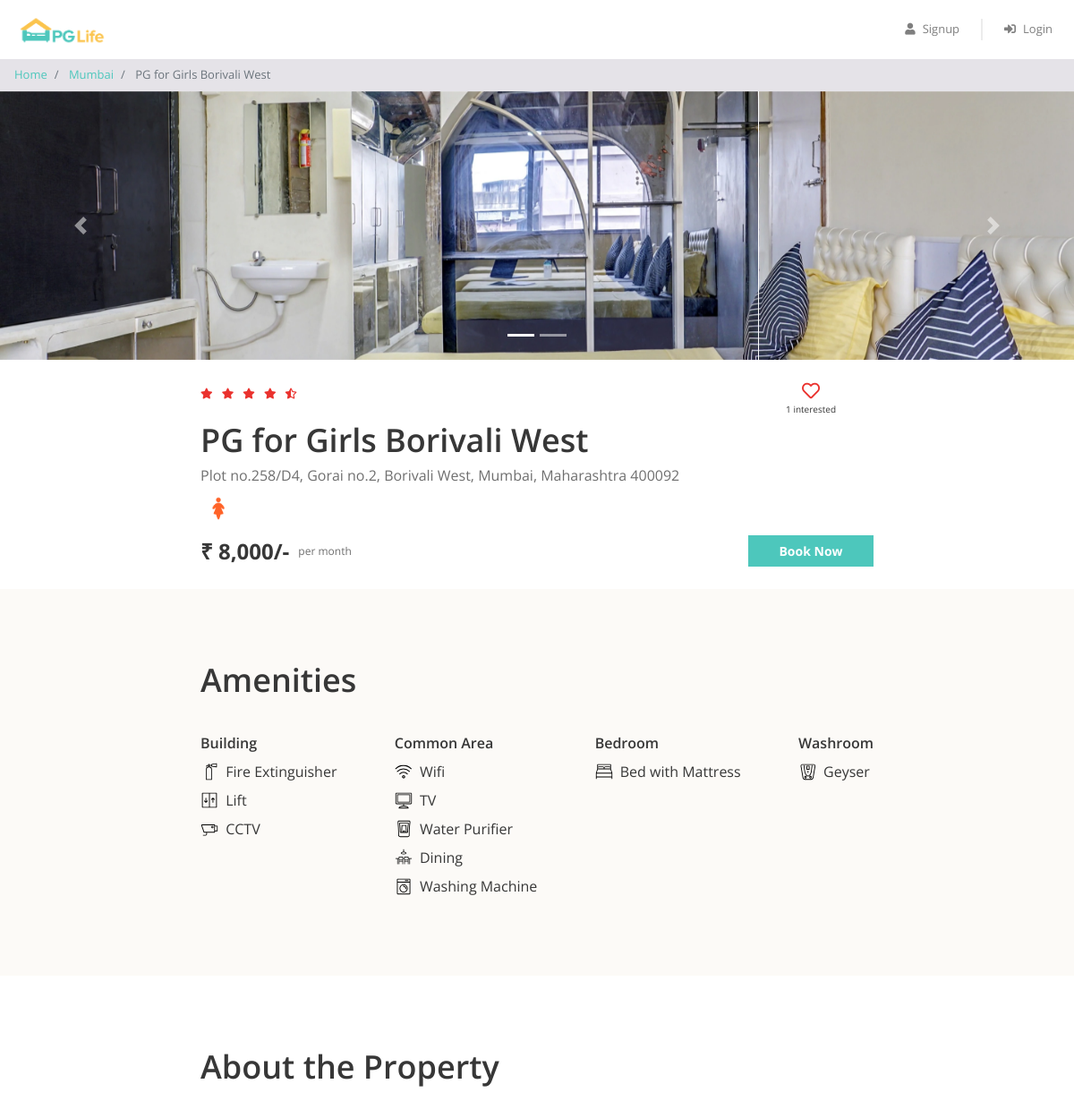
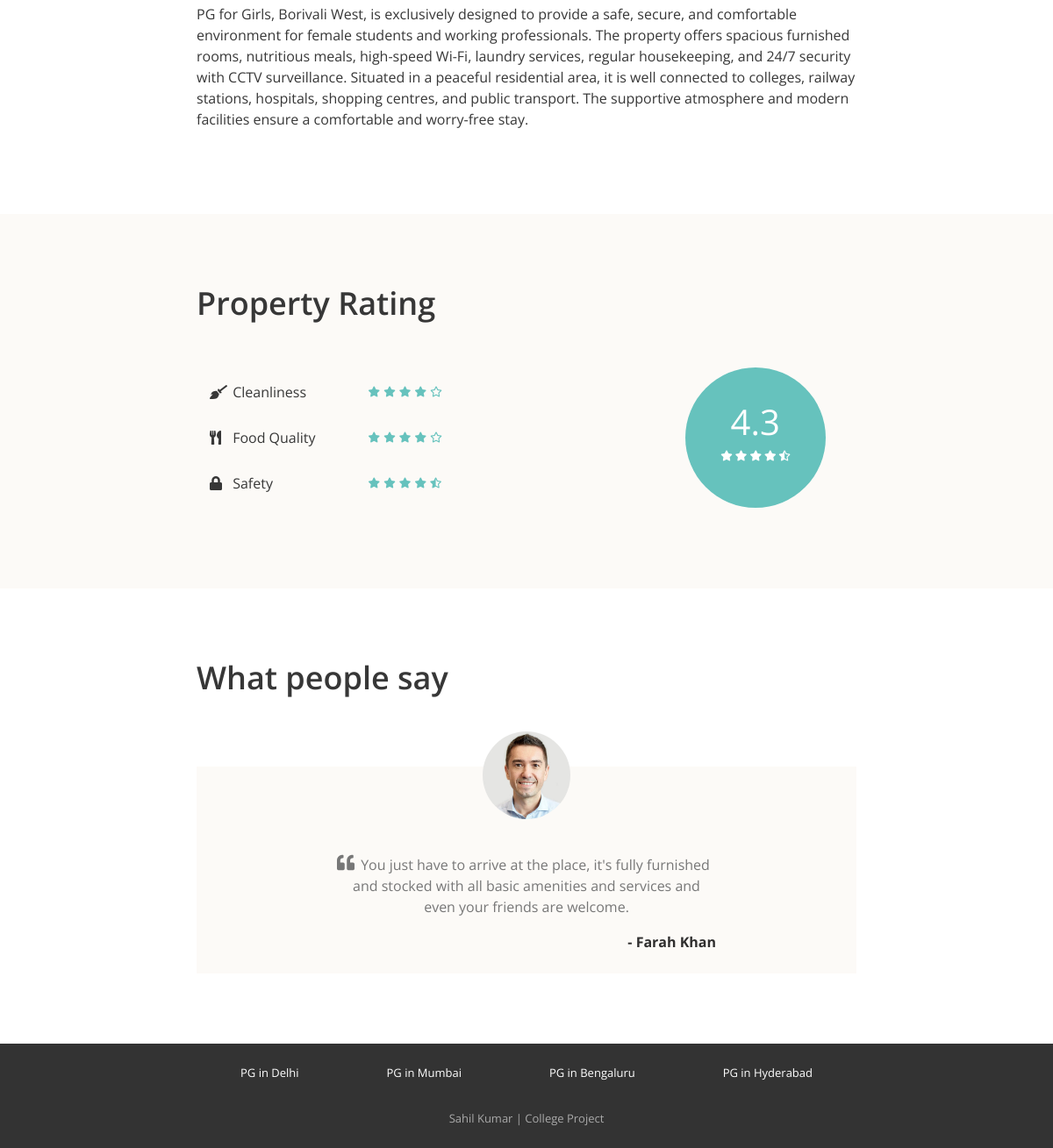
Page /property_detail.php?property_id=4 on the committed database (2 pictures, top to bottom).
### tables this page shows
CREATE TABLE `properties` (
  `id` int(11) NOT NULL,
  `city_id` int(11) NOT NULL,
  `name` varchar(100) NOT NULL,
  `address` varchar(255) NOT NULL,
  `description` longtext NOT NULL,
  `gender` enum('male','female','unisex') NOT NULL,
  `rent` int(11) NOT NULL,
  `rating_clean` float(2,1) NOT NULL,
  `rating_food` float(2,1) NOT NULL,
  `rating_safety` float(2,1) NOT NULL
);

CREATE TABLE `cities` (
  `id` int(11) NOT NULL,
  `name` varchar(100) NOT NULL
);

CREATE TABLE `amenities` (
  `id` int(11) NOT NULL,
  `name` varchar(100) NOT NULL,
  `type` varchar(100) NOT NULL,
  `icon` varchar(30) NOT NULL
);

CREATE TABLE `testimonials` (
  `id` int(11) NOT NULL,
  `property_id` int(11) NOT NULL,
  `user_name` varchar(100) NOT NULL,
  `content` longtext NOT NULL
);

### property_detail.php (the view, shortened to what this page needs)
<?php
require "includes/database_connect.php";
$property_id = (int) $_GET["property_id"];
$sql_1 = "SELECT *, p.id AS property_id, p.name AS property_name, c.name AS city_name
            FROM properties p
            INNER JOIN cities c ON p.city_id = c.id
            WHERE p.id = $property_id";
$result_1 = mysqli_query($conn, $sql_1);
$property = mysqli_fetch_assoc($result_1);
$sql_2 = "SELECT * FROM testimonials WHERE property_id = $property_id";
$result_2 = mysqli_query($conn, $sql_2);
$testimonials = mysqli_fetch_all($result_2, MYSQLI_ASSOC);
$sql_3 = "SELECT a.*
            FROM amenities a
            INNER JOIN properties_amenities pa ON a.id = pa.amenity_id
            WHERE pa.property_id = $property_id";
$result_3 = mysqli_query($conn, $sql_3);
$amenities = mysqli_fetch_all($result_3, MYSQLI_ASSOC);
$sql_4 = "SELECT * FROM interested_users_properties WHERE property_id = $property_id";
$result_4 = mysqli_query($conn, $sql_4);
$interested_users_count = mysqli_num_rows($result_4);
?>
<!DOCTYPE html>
<html lang="en">
<head>
    <?php
    include "includes/head_links.php";
    ?>
    <link href="css/property_detail.css" rel="stylesheet" />
</head>
<body>
    <?php
    include "includes/header.php";
    ?>
    <nav aria-label="breadcrumb">
        <ol class="breadcrumb py-2">
            <li class="breadcrumb-item">
                <a href="index.php">Home</a>
            </li>
            <li class="breadcrumb-item">
                <a href="property_list.php?city=<?= $property['city_name']; ?>"><?= $property['city_name']; ?></a>
            </li>
            <li class="breadcrumb-item active" aria-current="page">
                <?= $property['property_name']; ?>
            </li>
        </ol>
    </nav>
    <div id="property-images" class="carousel slide" data-ride="carousel">
        <ol class="carousel-indicators">
            <?php
            $property_images = glob("img/properties/" . $property['property_id'] . "/*");
            foreach ($property_images as $index => $property_image) {
            ?>
                <li data-target="#property-images" data-slide-to="<?= $index ?>" class="<?= $index == 0 ? "active" : ""; ?>"></li>
            <?php
            }
            ?>
        </ol>
        <div class="carousel-inner">
            <?php
            foreach ($property_images as $index => $property_image) {
            ?>
                <div class="carousel-item <?= $index == 0 ? "active" : ""; ?>">
                    <img class="d-block w-100" src="<?= $property_image ?>" alt="slide">
                </div>
            <?php
            }
            ?>
        </div>
        <a class="carousel-control-prev" href="#property-images" role="button" data-slide="prev">
            <span class="carousel-control-prev-icon" aria-hidden="true"></span>
        </a>
        <a class="carousel-control-next" href="#property-images" role="button" data-slide="next">
            <span class="carousel-control-next-icon" aria-hidden="true"></span>
        </a>
    </div>
    <div class="property-summary page-container">
        <div class="row no-gutters justify-content-between">
            <?php
            $total_rating = ($property['rating_clean'] + $property['rating_food'] + $property['rating_safety']) / 3;
            $total_rating = round($total_rating, 1);
            ?>
            <div class="star-container" title="<?= $total_rating ?>">
                <?php
                $rating = $total_rating;
                for ($i = 0; $i < 5; $i++) {
                    if ($rating >= $i + 0.8) {
                ?>
                        <i class="fas fa-star"></i>
                    <?php
                    } elseif ($rating >= $i + 0.3) {
                    ?>
                        <i class="fas fa-star-half-alt"></i>
                    <?php
                    } else {
                    ?>
                        <i class="far fa-star"></i>
                <?php
                    }
                }
                ?>
            </div>
            <div class="interested-container">
                <?php
                $is_interested = false;
                if ($is_interested) {
                ?>
                    <i class="is-interested-image fas fa-heart"></i>
                <?php
                } else {
                ?>
                    <i class="is-interested-image far fa-heart"></i>
                <?php
                }
                ?>
                <div class="interested-text">
                    <span class="interested-user-count"><?= $interested_users_count ?></span> interested
                </div>
            </div>
        </div>
        <div class="detail-container">
            <div class="property-name"><?= $property['property_name'] ?></div>
            <div class="property-address"><?= $property['address'] ?></div>
            <div class="property-gender">
                <?php
                if ($property['gender'] == "male") {
                ?>
                    <img src="img/male.png">
                <?php
                } elseif ($property['gender'] == "female") {
                ?>
                    <img src="img/female.png">
                <?php
                } else {
                ?>
                    <img src="img/unisex.png">
                <?php
                }
                ?>
            </div>
        </div>
        <div class="row no-gutters">
            <div class="rent-container col-6">
                <div class="rent">₹ <?= number_format($property['rent']) ?>/-</div>
                <div class="rent-unit">per month</div>
            </div>
            <div class="button-container col-6">
                <a href="demo_notice.php" class="btn btn-primary">Book Now</a>
            </div>
        </div>
    </div>
    <div class="property-amenities">
        <div class="page-container">
            <h1>Amenities</h1>
            <div class="row justify-content-between">
                <div class="col-md-auto">
                    <h5>Building</h5>
                    <?php
                    foreach ($amenities as $amenity) {
                        if ($amenity['type'] == "Building") {
                    ?>
                            <div class="amenity-container">
                                <img src="img/amenities/<?= $amenity['icon'] ?>.svg">
                                <span><?= $amenity['name'] ?></span>
                            </div>
                    <?php
                        }
                    }
                    ?>
                </div>
                <div class="col-md-auto">
                    <h5>Common Area</h5>
                    <?php
                    foreach ($amenities as $amenity) {
                        if ($amenity['type'] == "Common Area") {
                    ?>
                            <div class="amenity-container">
                                <img src="img/amenities/<?= $amenity['icon'] ?>.svg">
                                <span><?= $amenity['name'] ?></span>
                            </div>
                    <?php
                        }
                    }
                    ?>
                </div>
                <div class="col-md-auto">
                    <h5>Bedroom</h5>
                    <?php
                    foreach ($amenities as $amenity) {
                        if ($amenity['type'] == "Bedroom") {
                    ?>
                            <div class="amenity-container">
                                <img src="img/amenities/<?= $amenity['icon'] ?>.svg">
                                <span><?= $amenity['name'] ?></span>
                            </div>
                    <?php
                        }
                    }
                    ?>
                </div>
                <div class="col-md-auto">
                    <h5>Washroom</h5>
                    <?php
                    foreach ($amenities as $amenity) {
                        if ($amenity['type'] == "Washroom") {
                    ?>
                            <div class="amenity-container">
                                <img src="img/amenities/<?= $amenity['icon'] ?>.svg">
                                <span><?= $amenity['name'] ?></span>
                            </div>
                    <?php
                        }
                    }
                    ?>
                </div>
            </div>
        </div>
    </div>
    <div class="property-about page-container">
        <h1>About the Property</h1>
        <p><?= $property['description'] ?></p>
    </div>
    <div class="property-rating">
        <div class="page-container">
            <h1>Property Rating</h1>
            <div class="row align-items-center justify-content-between">
                <div class="col-md-6">
                    <div class="rating-criteria row">
                        <div class="col-6">
                            <i class="rating-criteria-icon fas fa-broom"></i>
                            <span class="rating-criteria-text">Cleanliness</span>
                        </div>
                        <div class="rating-criteria-star-container col-6" title="<?= $property['rating_clean'] ?>">
                            <?php
                            $rating = $property['rating_clean'];
                            for ($i = 0; $i < 5; $i++) {
                                if ($rating >= $i + 0.8) {
                            ?>
                                    <i class="fas fa-star"></i>
                                <?php
                                } elseif ($rating >= $i + 0.3) {
                                ?>
                                    <i class="fas fa-star-half-alt"></i>
                                <?php
                                } else {
                                ?>
                                    <i class="far fa-star"></i>
                            <?php
                                }
                            }
                            ?>
                        </div>
                    </div>
                    <div class="rating-criteria row">
                        <div class="col-6">
                            <i class="rating-criteria-icon fas fa-utensils"></i>
                            <span class="rating-criteria-text">Food Quality</span>
                        </div>
                        <div class="rating-criteria-star-container col-6" title="<?= $property['rating_food'] ?>">
                            <?php
                            $rating = $property['rating_food'];
                            for ($i = 0; $i < 5; $i++) {
                                if ($rating >= $i + 0.8) {
                            ?>
                                    <i class="fas fa-star"></i>
                                <?php
                                } elseif ($rating >= $i + 0.3) {
                                ?>
                                    <i class="fas fa-star-half-alt"></i>
                                <?php
                                } else {
                                ?>
                                    <i class="far fa-star"></i>
                            <?php
                                }
                            }
                            ?>
                        </div>
                    </div>
                    <div class="rating-criteria row">
                        <div class="col-6">
                            <i class="rating-criteria-icon fa fa-lock"></i>
                            <span class="rating-criteria-text">Safety</span>
                        </div>
                        <div class="rating-criteria-star-container col-6" title="<?= $property['rating_safety'] ?>">
                            <?php
                            $rating = $property['rating_safety'];
                            for ($i = 0; $i < 5; $i++) {
                                if ($rating >= $i + 0.8) {
                            ?>
                                    <i class="fas fa-star"></i>
                                <?php
                                } elseif ($rating >= $i + 0.3) {
                                ?>
                                    <i class="fas fa-star-half-alt"></i>
                                <?php
                                } else {
                                ?>
                                    <i class="far fa-star"></i>
                            <?php
                                }
                            }
                            ?>
                        </div>
                    </div>
                </div>
                <div class="col-md-4">
                    <div class="rating-circle">
                        <?php
                        $total_rating = ($property['rating_clean'] + $property['rating_food'] + $property['rating_safety']) / 3;
                        $total_rating = round($total_rating, 1);
                        ?>
                        <div class="total-rating"><?= $total_rating ?></div>
                        <div class="rating-circle-star-container">
                            <?php
                            $rating = $total_rating;
                            for ($i = 0; $i < 5; $i++) {
                                if ($rating >= $i + 0.8) {
                            ?>
                                    <i class="fas fa-star"></i>
                                <?php
                                } elseif ($rating >= $i + 0.3) {
                                ?>
                                    <i class="fas fa-star-half-alt"></i>
                                <?php
                                } else {
                                ?>
                                    <i class="far fa-star"></i>
                            <?php
                                }
                            }
                            ?>
                        </div>
                    </div>
                </div>
            </div>
        </div>
    </div>
    <div class="property-testimonials page-container">
        <h1>What people say</h1>
        <?php
        foreach ($testimonials as $testimonial) {
        ?>
            <div class="testimonial-block">
                <div class="testimonial-image-container">
                    <img class="testimonial-img" src="img/man.png">
                </div>
                <div class="testimonial-text">
                    <i class="fa fa-quote-left" aria-hidden="true"></i>
                    <p><?= $testimonial['content'] ?></p>
                </div>
                <div class="testimonial-name">- <?= $testimonial['user_name'] ?></div>
            </div>
        <?php
        }
        ?>
    </div>
    <?php
    include "includes/footer.php";
    ?>
</body>
</html>

### rows in the picture
properties: city.name "Mumbai", name "PG for Girls Borivali West", address "Plot no.258/D4, Gorai no.2, Borivali West, Mumbai, Maharashtra 400092", rent "8,000", description "PG for Girls, Borivali West, is exclusively designed to provide a safe, secure, and comfortable environment for female students and working professionals. The property offers spacious furnished rooms, nutritious meals, high-speed Wi-Fi, laundry services, regular housekeeping, and 24/7 security with CCTV surveillance. Situated in a peaceful residential area, it is well connected to colleges, railway stations, hospitals, shopping centres, and public transport. The supportive atmosphere and modern facilities ensure a comfortable and worry-free stay.", total_rating "4.3"
amenities: icon (picture), name "Fire Extinguisher"
amenities: icon (picture), name "Lift"
amenities: icon (picture), name "CCTV"
amenities: icon (picture), name "Wifi"
amenities: shows a picture, name "TV"
amenities: icon (picture), name "Water Purifier"
amenities: icon (picture), name "Dining"
amenities: icon (picture), name "Washing Machine"
amenities: name "Bed with Mattress"
amenities: icon (picture), name "Geyser"
testimonials: content "You just have to arrive at the place, it's fully furnished and stocked with all basic amenities and services and even your friends are welcome.", user_name "Farah Khan"

### other values in the picture
$interested_users_count "1"
